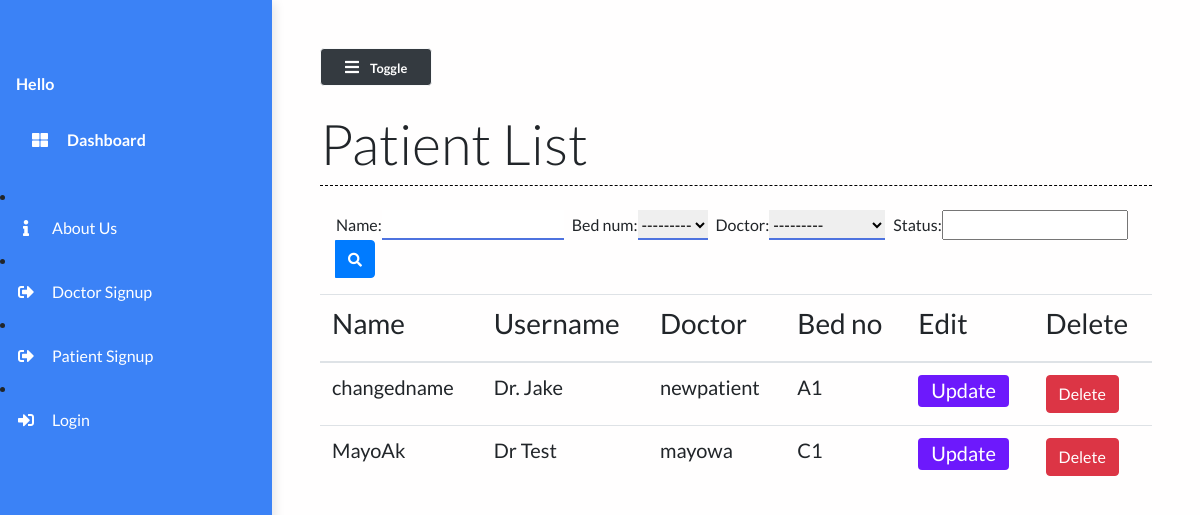
Before: /patient_list/ with the older database file.
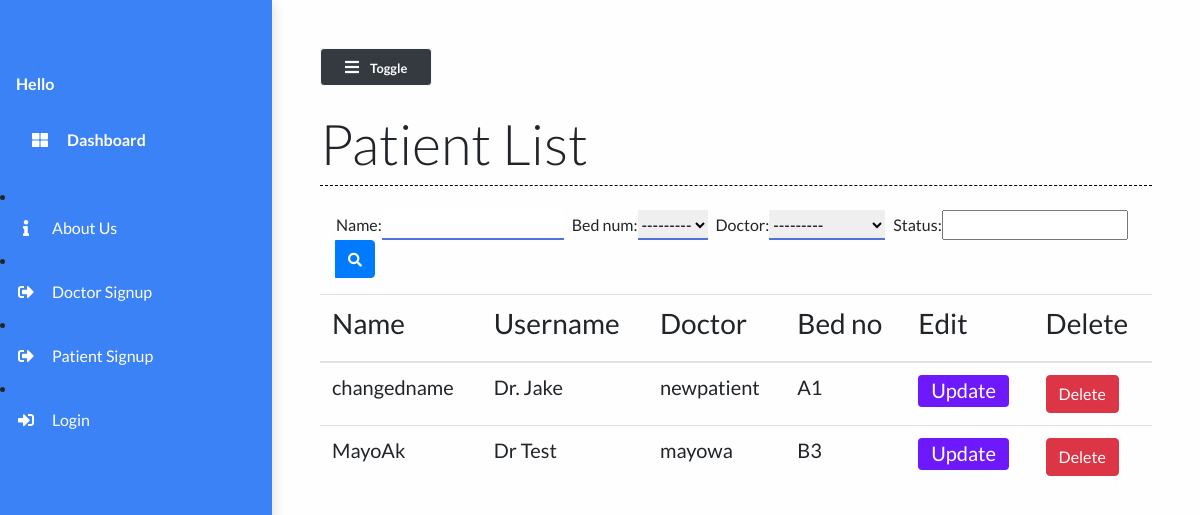
After: the same page with the newer database file.
### main/models.py (models this page shows, shortened)
class Patient(models.Model):
    user=models.OneToOneField(User,on_delete=models.CASCADE,null=True,default=None)
    name = models.CharField(max_length=50)
    phone_num = models.CharField(max_length=15)
    patient_relative_name = models.CharField(max_length=50, null=True)
    patient_relative_contact = models.CharField(max_length=15, null=True)
    address = models.TextField()
    """ SYMPTOMS = (  # hardcoded to be changed in a drop down list
        ('Fever', 'Fever'),
        ('Dry cough', 'Dry cough'),
        ('Tiredness', 'Tiredness'),
        ('Aches and pains', 'Aches and pains'),
        ('Sore throat', 'Sore throat'),
        ('Diarrhoea', 'Diarrhoea'),
        ('Loss of taste or smell', 'Loss of taste or smell'),
        ('Difficulty in breathing or shortness of breath', 'Difficulty in breathing or shortness of breath'),
        ('Chest pain or pressure', 'Chest pain or pressure'),
        ('Loss of speech or movement', 'Loss of speech or movement'),
    )

    symptoms = MultiSelectField(choices=SYMPTOMS, null=True)"""
    prior_ailments = models.TextField()
    bed_num = models.ForeignKey("Bed", on_delete=models.CASCADE, null=True)
    dob = models.DateField(null=True)
    doctor = models.ForeignKey("Doctor", on_delete=models.CASCADE, null=True)
    doctors_notes = models.TextField(null=True, blank=True)
    status = models.CharField(max_length=50)

class Bed(models.Model):
    bed_number = models.CharField(max_length=50)
    occupied = models.BooleanField()
    def __str__(self):
        return self.bed_number

class Doctor(models.Model):
    name = models.CharField(max_length=100)
    def __str__(self):
        return self.name

### main/views.py (the view)
# urls.py: path("patient_list/", views.patient_list, name="patient_list"),
def patient_list(request):
    patients = Patient.objects.all()
    myFilter = PatientFilter(request.GET, queryset=patients)
    patients = myFilter.qs
    context = {
        'patients': patients,
        'myFilter': myFilter
    }
    return render(request, 'main/patient_list.html', context)

### main/templates/main/patient_list.html (shortened to what this page needs)
{% extends 'main/base.html' %}
{% load static %}
{% block contentTitle %}
Patient List
{% endblock contentTitle %}
{% block content %}
<form class="d-none d-sm-inline-block form-inline mr-auto ml-md-3 my-2 my-md-0 mw-100 navbar-search mb-3" method="GET"
    id="list">
    <div class="input-group">
        {{myFilter.form}}
        <div class="input-group-append">
            <button class="btn btn-primary btn-block" type="submit">
                <i class="fas fa-search fa-sm"></i>
            </button>
        </div>
    </div>
</form>
<div class="table-responsive mt-3">
    <table class="table table-hover">
        <thead>
            <th>
                <h3>Name</h3>
            </th>
            <th>
                <h3>Username</h3>
            </th>
            <th>
                <h3>Doctor</h3>
            </th>
            <th>
                <h3>Bed no</h3>
            </th>
            <th>
                <h3>Edit</h3>
            </th>
            <th>
                <h3>Delete</h3>
            </th>
        </thead>
        <tbody>
            {% for patient in patients %}
            <tr class="mx-auto">
                <td scope="row">
                    <h5>{{ patient.name }}</h5>
                </td>
                <td>
                    <h5>{{ patient.doctor }}</h5>
                </td>
                <td>
                    <h5>{{ patient.user }}</h5>
                </td>
                <td>
                    <h5>{{ patient.bed_num }}</h5>
                </td>
                <td><a href="/patient/{{patient.id}}" class="btn btn-purple">
                        <h5>Update</h5>
                    </a></td>
                <td>
                    <button type="button" data-toggle="modal" data-target="#modalID{{ forloop.counter }}"
                        class="btn btn-danger">Delete</button>
                </td>
            </tr>
            {% endfor %}
        </tbody>
    </table>
</div>
{% endblock content %}

Changed rows visible on the page:
changed Patient "MayoAk": bed_num "C1" → "B3"
